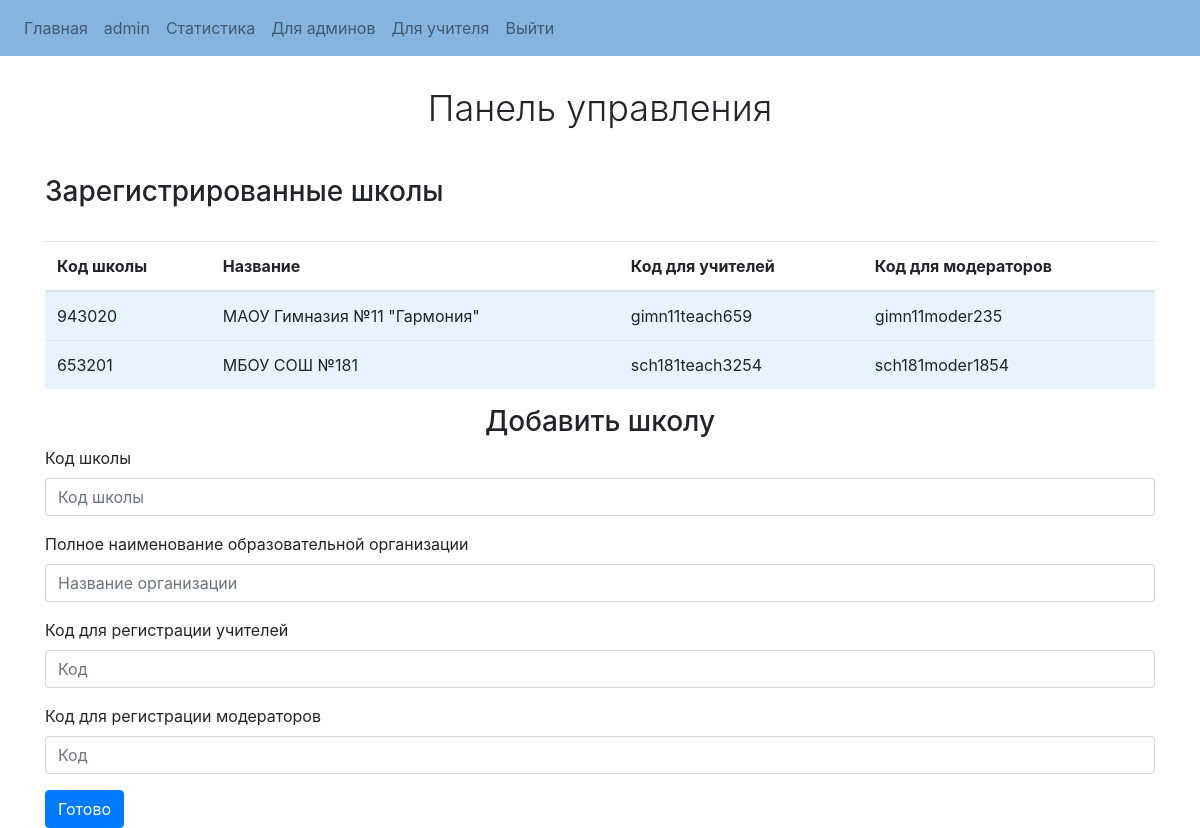
The app's page /admin_panel (signed in) with its own data.
### website/models.py (models this page shows)
class User(db.Model, UserMixin):
    id = db.Column(db.Integer, primary_key=True)
    email = db.Column(db.String(150), unique=True)
    password = db.Column(db.String(150))
    name = db.Column(db.String(150))
    phone = db.Column(db.String(150), unique=True)
    student_id = db.relationship('Student')
    tgchatid = db.Column(db.String(150))
    user_type = db.Column(db.String(150))
    school_code = db.Column(db.Integer)

class Schools(db.Model):
    id = db.Column(db.Integer, primary_key=True)
    school_code = db.Column(db.Integer, unique=True)
    school_name = db.Column(db.String(150))
    school_teachers_code = db.Column(db.String(150), unique=True)
    school_moderator_code = db.Column(db.String(150), unique=True)

### website/admin_panel.py (the view, shortened to what this page needs)
@admin_panel.route('/admin_panel', methods=['get', 'post'])
@login_required
def panel():
    schools = Schools.query.all()
    print(schools)
    if current_user.user_type != 'admin':
        flash('Доступ запрещён!', category='error')
        return redirect(url_for('views.home'))
    else:
        return render_template("admin_panel.html", user=current_user, schools=schools)

### website/templates/admin_panel.html (shortened to what this page needs)
{%extends "base.html"%}
{% block content %}
<p align="center" class="lead" style="font-size: 36px; margin-top: 25px">Панель управления</p>
<br>
<h3>Зарегистрированные школы</h3>
<br \>
<table class="table" style="max-width: 100%;">
    <thead>
        <tr>
            <th>Код школы</th>
            <th>Название</th>
            <th>Код для учителей</th>
            <th>Код для модераторов</th>
        </tr>
    </thead>
        {% for school in schools %}
		<tr class="table" style="background-color: #e7f3ff;">
			<td>{{ school.school_code }}</td>
			<td>{{ school.school_name }}</td>
			<td>{{ school.school_teachers_code }}</td>
            <td>{{ school.school_moderator_code }}</td>
        </tr>
        {% endfor %}
    </table>
<form method="post">
    <h3 align="center">Добавить школу</h3>
    <div class="form-group">
      <label for="schoolCode">Код школы</label>
      <input
        type="text"
        class="form-control"
        id="schoolCode"
        name="schoolCode"
        placeholder="Код школы"
        required="True"
      />
    </div>
    <div class="form-group">
        <label for="schoolName">Полное наименование образовательной организации</label>
        <input
          type="text"
          class="form-control"
          id="schoolName"
          name="schoolName"
          placeholder="Название организации"
          required="True"
        />
      </div>
      <div class="form-group">
        <label for="teacherCode">Код для регистрации учителей</label>
        <input
          type="text"
          class="form-control"
          id="teacherCode"
          name="teacherCode"
          placeholder="Код"
          required="True"
        />
      </div>
      <div class="form-group">
        <label for="moderatorCode">Код для регистрации модераторов</label>
        <input
          type="text"
          class="form-control"
          id="moderatorCode"
          name="moderatorCode"
          placeholder="Код"
          required="True"
        />
      </div>
    <button type="submit" class="btn btn-primary">Готово</button>
  </form>
{% endblock %}

### website/templates/base.html (shortened to what this page needs)
<!DOCTYPE html>
<html>
  <head>
    <link
      rel="stylesheet"
      href="https://stackpath.bootstrapcdn.com/bootstrap/4.4.1/css/bootstrap.min.css"
    />
    <link
      rel="stylesheet"
      href="https://stackpath.bootstrapcdn.com/font-awesome/4.7.0/css/font-awesome.min.css"
    />
  </head>
  <body>
    <nav class="navbar navbar-expand-lg navbar-light"
    style="background-color: #85b4df;">
      <div class="collapse navbar-collapse" id="navbar">
        <div class="navbar-nav">
          {% if user.is_authenticated %}
          <a class="nav-item nav-link" id="home" href="/">Главная</a>
          <a class="nav-item nav-link" id="profile" href="/profile">{{ user.name }}</a>
          <a class="nav-item nav-link" id="statistics" href="/statistics">Статистика</a>
            {% if user.user_type == 'admin' %}
              <a class="nav-item nav-link" id="admin_panel" href="/admin_panel">Для админов</a>
            {% endif %}
            {% if user.user_type == 'admin' or user.user_type == 'teacher' or user.user_type == 'moderator'%}
              <a class="nav-item nav-link" id="teacher_panel" href="/teacher_panel">Для учителя</a>
            {% endif %}
          <a class="nav-item nav-link" id="logout" href="/logout">Выйти</a>
          {% else %}
          <a class="nav-item nav-link" id="home" href="/">Главная</a>
          <a class="nav-item nav-link" id="login" href="/login">Войти</a>
          <a class="nav-item nav-link" id="signUp" href="/sign-up">Регистрация</a>
          {% endif %}
        </div>
      </div>
    </nav>
    <div class="container" style="margin-top: 15px;">{% block content %} {% endblock %}</div>
  </body>
</html>

### records on screen
User: name "admin"
Schools: school_code "943020", school_name "МАОУ Гимназия №11 \"Гармония\"", school_teachers_code "gimn11teach659", school_moderator_code "gimn11moder235"
Schools: school_code "653201", school_name "МБОУ СОШ №181", school_teachers_code "sch181teach3254", school_moderator_code "sch181moder1854"
